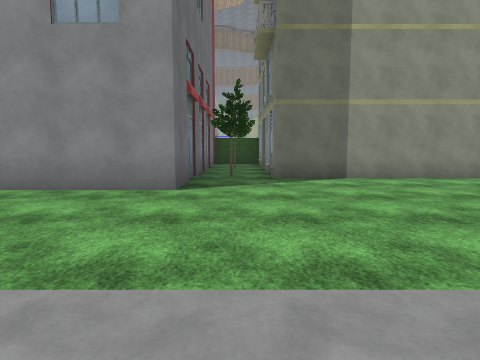
[1] (above)

17 first-person views from a walk through a 3-D level made in the Unity game engine. The camera is 1.2 m above the floor, tilts 6° down and sees 75° across. The floor is counted in squares, 2 m on a side. Each view is taken from the middle of a square. On the plan, view 1 faces up. The plan holds only what a view shows up to about 9 squares ahead; the rest is blank. The place goes on beyond the plan. Some surface patterns are stand-ins.

[2]
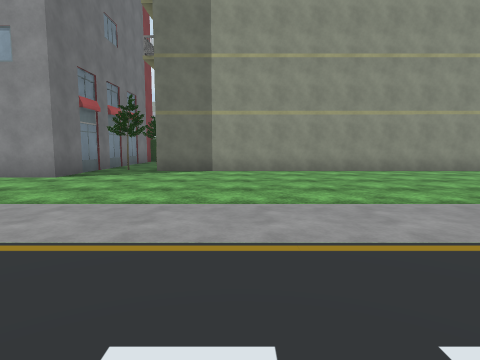

[3]
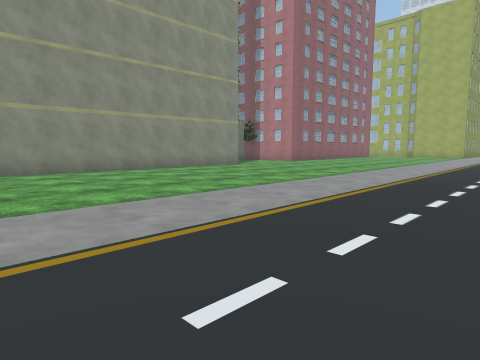

[4]
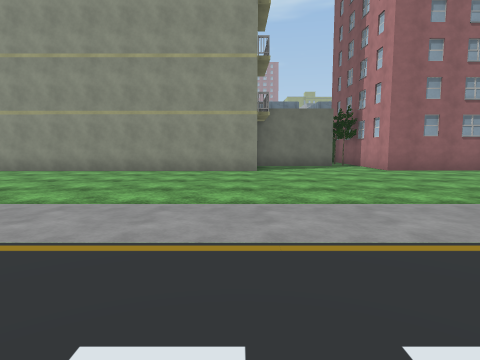

[5]
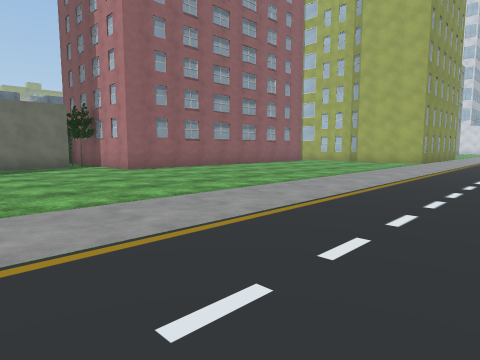

[6]
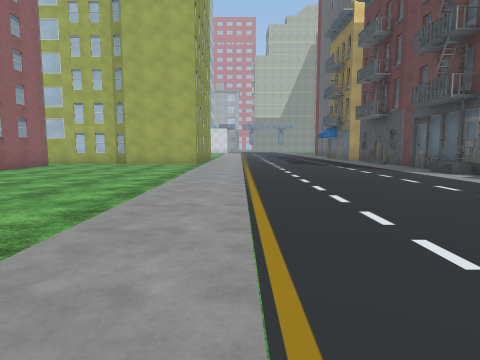

[7]
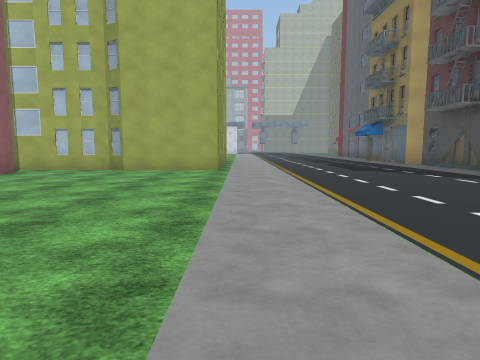

[8]
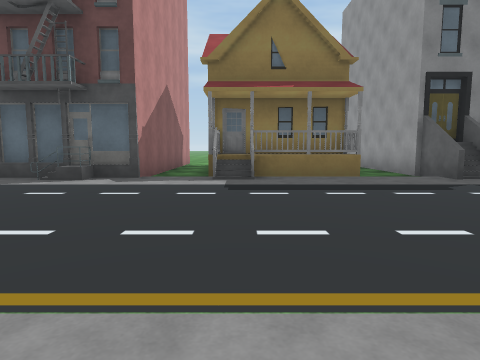

[9]
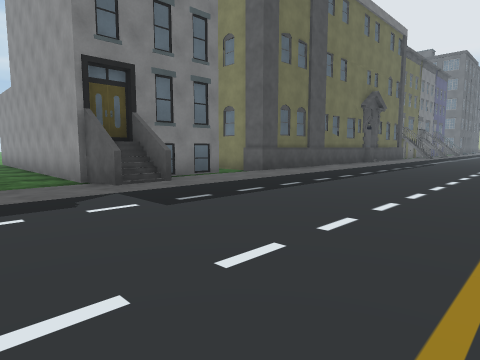

[10]
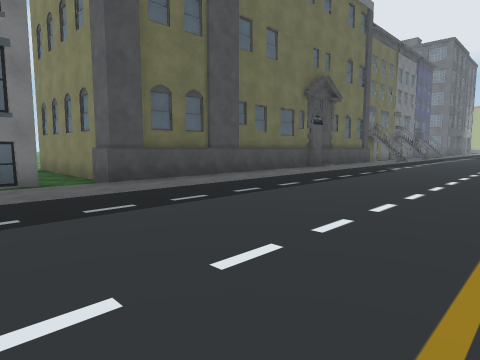

[11]
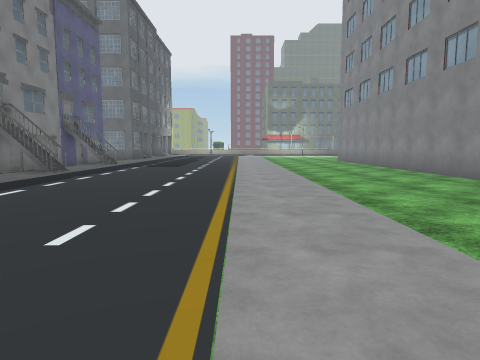

[12]
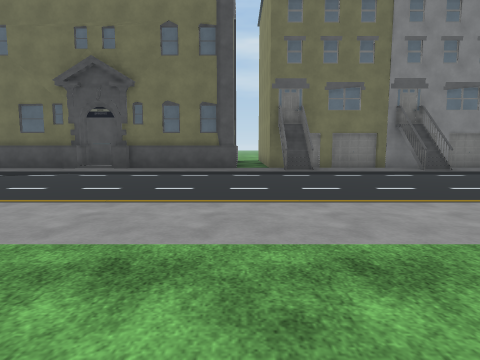

[13]
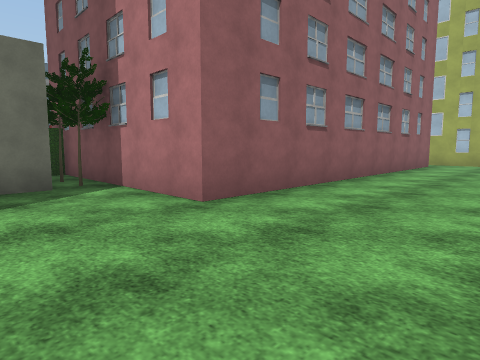

[14]
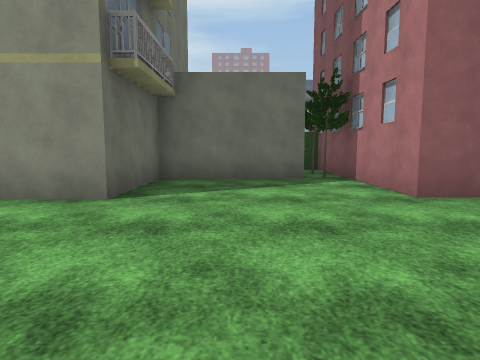

[15]
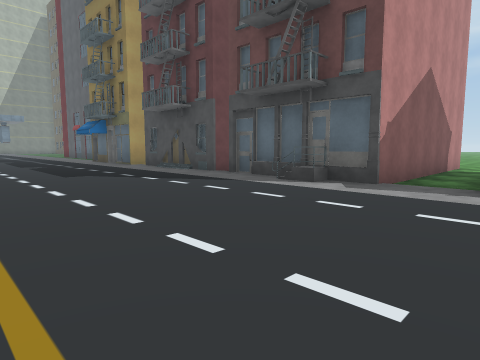

[16]
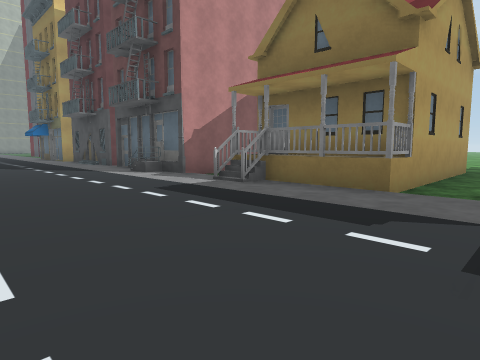

[17]
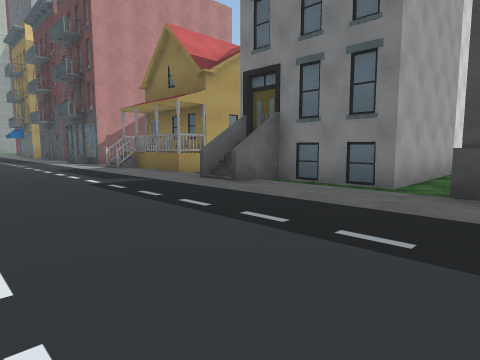

### Floor plan
Key: @ floor where view 1 was taken; # wall or solid block; x gap in a wall; . floor; O other object.
Columns run from 6 left of view 1 to 28 right of it. Each row starts with its distance up from view 1.
 13                             OOOO
 12                        O
 11                        #
 10
  9                    #####
  8      ###           #...#
  7      #O#############...###########
  6      #...........................#
  5 ######...........................#
  4 .................................#
  3 .................................#
  2 .................................#
  1 ..................................
  0 ......@...........................
 -1 ...................................
 -2 ...................................
 -3 ...................................
 -4 ...................................
 -5 .#..##..............OO...O.#O##.O#O
 -6 #################x##O#.O##.#  ##
 -7                 #.#  #.## .#
 -8                 #.#  #.#  .#
 -9                 #.#  #.#  .#
-10                 #.#  #.#  .#

Where each view was taken, in squares from view 1:
view 1: 0 up, 0 right, facing up
view 2: 2 down, 3 right, facing up
view 3: 2 down, 5 right, facing up-right
view 4: 2 down, 13 right, facing up
view 5: 2 down, 13 right, facing up-right
view 6: 0 up, 15 right, facing right
view 7: 1 up, 18 right, facing right
view 8: 1 up, 19 right, facing down
view 9: 0 up, 17 right, facing down-left
view 10: 0 up, 13 right, facing down-left
view 11: 0 up, 3 right, facing left
view 12: 3 up, 0 right, facing down
view 13: 4 up, 15 right, facing up-right
view 14: 3 up, 15 right, facing up
view 15: 0 up, 19 right, facing down-right
view 16: 1 down, 15 right, facing down-right
view 17: 1 down, 10 right, facing down-right
